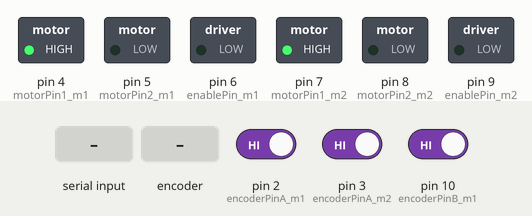
Simulated run of this sketch. Board: Arduino Uno, built with avr-gcc and run on an emulated ATmega328P. On the bench: switched loads named in the sketch (green lamp = pin HIGH). Inputs (shaded band) come from the test bench; at power-on: pin 2 (encoderPinA_m1) HIGH, pin 3 (encoderPinA_m2) HIGH, pin 10 (encoderPinB_m1) HIGH. What the sketch prints to the serial monitor is not drawn.

Above: at 4.2 s.
4.3 s: "30;150\n" received over Serial
At 4.59 s:
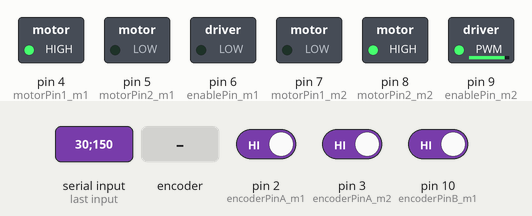
7.3 s: rotary encoder on pin 2 (encoderPinA_m1) / pin 10 (encoderPinB_m1) turned 1 step (first pin leading)
At 7.53 s:
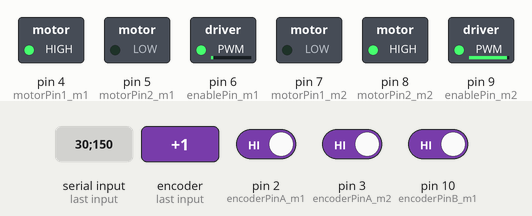
10.3 s: rotary encoder on pin 2 (encoderPinA_m1) / pin 10 (encoderPinB_m1) turned 2 steps (second pin leading)
At 11.3 s:
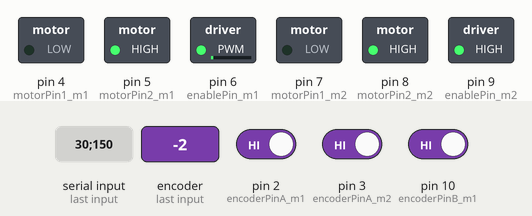
Timing chart, 0 to 29.5 s (numbered marks = the images above; inputs shaded):
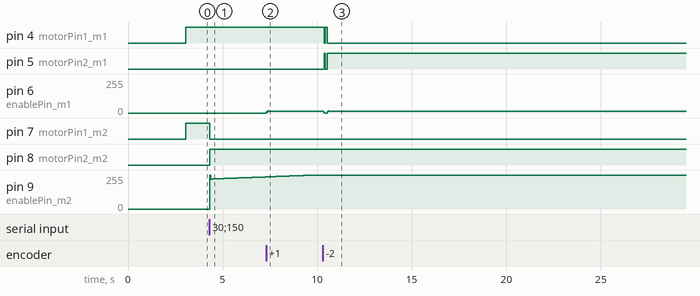

The sketch:

sketch_dec7a.ino
```cpp
// Global variables
int i = 0;                // counter
String matlabStr = "";    // receives the string from matlab, it is empty at first
bool readyToSend = false; // flag to indicate a command was received and now ready to send back to matlab

char c;                   // characters received from matlab
float val1 = 0.0;         // input1 from matlab
float val2 = 0.0;         // input2 from matlab

// Define constants for pulses per revolution (PPR), gear ratio (GR), and cycles per revolution (CPR)
const float PPR = 3575.0855;
const float GR = 50;
const float CPR = 3; // Cycles per revolution

// Variables for tracking encoder positions
long counter_m1 = 0;
long counter_m2 = 0;
int aLastState_m1;
int aLastState_m2;

// Pin definitions
const int encoderPinA_m1 = 2;
const int encoderPinB_m1 = 10;
const int encoderPinA_m2 = 3;
const int encoderPinB_m2 = 11;

const int motorPin1_m1 = 4;
const int motorPin2_m1 = 5;
const int motorPin1_m2 = 7;
const int motorPin2_m2 = 8;

const int enablePin_m1 = 6;
const int enablePin_m2 = 9;

// Variables for encoder positions and desired positions
long currentPosition_m1 = 0;
long currentPosition_m2 = 0;
float demandPositionInDegrees_m1 = 0;
float demandPositionInDegrees_m2 = 0;
float currentPositionInDegrees_m1;
float currentPositionInDegrees_m2;

// Time parameters
unsigned long currentTime;
unsigned long previousTime = 0;
float deltaT;

// PID gains
float Kp_m1 = 5.2, Kd_m1 = 0.13, Ki_m1 = 0.015;
float Kp_m2 = 7.5, Kd_m2 = 0.1, Ki_m2 = 0.18;

// Error values
float errorPositionInDegrees_prev_m1 = 0, errorPositionInDegrees_sum_m1 = 0;
float errorPositionInDegrees_prev_m2 = 0, errorPositionInDegrees_sum_m2 = 0;

// Communication variables
//bool readyToSend = false;

void setup() {
  Serial.begin(115200);

  pinMode(encoderPinA_m1, INPUT_PULLUP);
  pinMode(encoderPinA_m2, INPUT_PULLUP);
  pinMode(encoderPinB_m1, INPUT_PULLUP);
  pinMode(encoderPinB_m2, INPUT_PULLUP);

  pinMode(motorPin1_m1, OUTPUT);
  pinMode(motorPin2_m1, OUTPUT);
  pinMode(enablePin_m1, OUTPUT);
  pinMode(motorPin1_m2, OUTPUT);
  pinMode(motorPin2_m2, OUTPUT);
  pinMode(enablePin_m2, OUTPUT);

  attachInterrupt(digitalPinToInterrupt(encoderPinA_m1), updateEncoder_m1, CHANGE);
  attachInterrupt(digitalPinToInterrupt(encoderPinA_m2), updateEncoder_m2, CHANGE);

  aLastState_m1 = digitalRead(encoderPinA_m1);
  aLastState_m2 = digitalRead(encoderPinA_m2);

  delay(3000);
  previousTime = micros();
}

void loop() {
  // Communication handling
  if (!readyToSend) {
    receiveMatlabData();
  } else {
    sendArduinoData();
  }

  // Update positions
  currentPositionInDegrees_m1 = (counter_m1 * 360) / (CPR * GR * 2);
  currentPositionInDegrees_m2 = (counter_m2 * 360) / (CPR * GR * 2);

  boundPosition(counter_m1, currentPositionInDegrees_m1);
  boundPosition(counter_m2, currentPositionInDegrees_m2);

  // PID control
  currentTime = micros();
  deltaT = (currentTime - previousTime) / 1e6; // Convert to seconds
  if (deltaT >= 0.04) { // Run at ~25 Hz
    controlMotor(1, demandPositionInDegrees_m1, currentPositionInDegrees_m1, Kp_m1, Ki_m1, Kd_m1, errorPositionInDegrees_prev_m1, errorPositionInDegrees_sum_m1);
    controlMotor(2, demandPositionInDegrees_m2, currentPositionInDegrees_m2, Kp_m2, Ki_m2, Kd_m2, errorPositionInDegrees_prev_m2, errorPositionInDegrees_sum_m2);

    previousTime = currentTime;
  }
}

// Helper functions
void receiveMatlabData() {
  while (Serial.available() > 0) {
    c = Serial.read();
    matlabStr += c;

    if (matlabStr.indexOf(";") != -1) {
      int posComma = matlabStr.indexOf(",");
      val1 = matlabStr.substring(1, posComma).toFloat();
      demandPositionInDegrees_m1 = val1;

      int posEnd = matlabStr.indexOf(";");
      val2 = matlabStr.substring(posComma + 1, posEnd).toFloat();
      demandPositionInDegrees_m2 = val2;

      matlabStr = "";
      readyToSend = true;
    }
  }
}

void sendArduinoData() {
  Serial.print("c");
  Serial.print(currentPositionInDegrees_m1 / 30);
  Serial.print(",");
  Serial.print(currentPositionInDegrees_m2 / 30);
  Serial.write(13);  // carriage return
  Serial.write(10);  // newline
}

void boundPosition(long &counter, float &position) {
  if (position >= 360 || position <= -360) {
    counter -= (GR * CPR * 2) * (int)(position / 360);
  }
}

void controlMotor(int motor, float demand, float current, float Kp, float Ki, float Kd, float &errorPrev, float &errorSum) {
  float error = demand - current;
  errorSum += error;
  float errorDiff = (error - errorPrev) / deltaT;
  errorPrev = error;

  float output = Kp * error + Ki * errorSum * deltaT + Kd * errorDiff;
  output = constrain(output, -255, 255);

  int motorPin1 = (motor == 1) ? motorPin1_m1 : motorPin1_m2;
  int motorPin2 = (motor == 1) ? motorPin2_m1 : motorPin2_m2;
  int enablePin = (motor == 1) ? enablePin_m1 : enablePin_m2;

  if (output > 0) {
    digitalWrite(motorPin1, LOW);
    digitalWrite(motorPin2, HIGH);
    analogWrite(enablePin, output);
  } else {
    digitalWrite(motorPin1, HIGH);
    digitalWrite(motorPin2, LOW);
    analogWrite(enablePin, -output);
  }
}

void updateEncoder_m1() {
  int aState = digitalRead(encoderPinA_m1);
  if (aState != aLastState_m1) {
    counter_m1 += (digitalRead(encoderPinB_m1) != aState) ? 1 : -1;
    aLastState_m1 = aState;
  }
}

void updateEncoder_m2() {
  int aState = digitalRead(encoderPinA_m2);
  if (aState != aLastState_m2) {
    counter_m2 += (digitalRead(encoderPinB_m2) != aState) ? 1 : -1;
    aLastState_m2 = aState;
  }
}
```

Measured:
- after the input at 4.3 s, pin 7 (motorPin1_m2): HIGH → LOW at once; pin 8 (motorPin2_m2): LOW → HIGH at once
- after the input at 7.3 s, pin 6 (enablePin_m1): 0/255 → 12/255 at once
- after the input at 10.3 s, pin 4 (motorPin1_m1): HIGH → LOW after 0.08 s, → HIGH 0.04 s later, → LOW 0.12 s later; pin 5 (motorPin2_m1): LOW → HIGH after 0.08 s, → LOW 0.04 s later, → HIGH 0.12 s later
